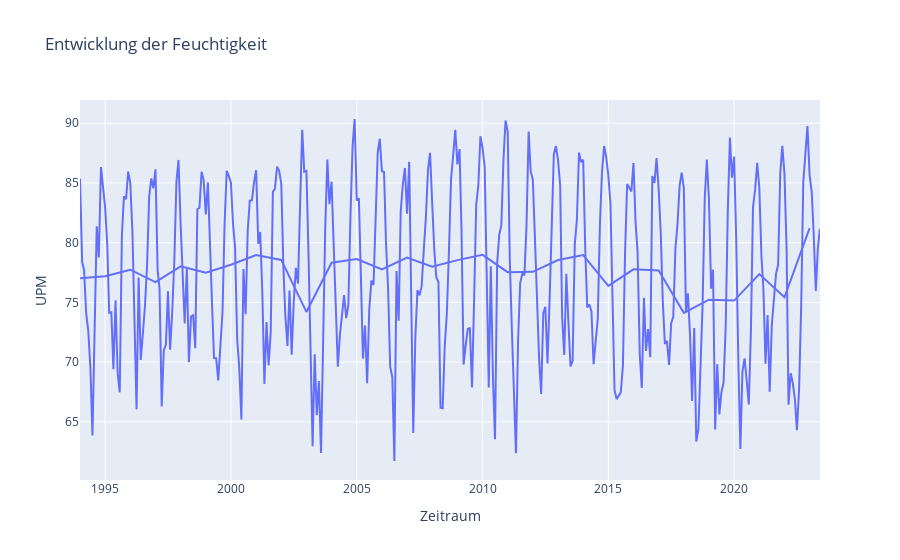

Notebook source saved alongside this figure:
### Code cell
avg_umsatz_pro_jahr = merged_df.groupby('Jahr')['UPM'].mean().reset_index()


fig = px.line(merged_df, x='Zeitraum', y="UPM",  
              labels={'value': 'Prozentuale Veränderung', 'variable': 'Variable'},
              title='Entwicklung der Feuchtigkeit')

fig.add_trace(px.line(avg_umsatz_pro_jahr, x='Jahr', y='UPM',
                      labels={'UPM': 'Durchschnittliche Feuchtigkeit pro Jahr', 'Jahr': 'Jahr'}).data[0],)


fig.show()

### Figure 1 — Plotly figure (JSON) as saved in the notebook; plotly's stock layout.template omitted (floating-point values rounded to 4 significant figures; data arrays with more than 128 entries replaced by an {"elided": "..."} marker saying what was removed)
{"data": [{"hovertemplate": "Zeitraum=%{x}<br>UPM=%{y}<extra></extra>", "legendgroup": "", "line": {"color": "#636efa", "dash": "solid"}, "marker": {"symbol": "circle"}, "mode": "lines", "name": "", "orientation": "v", "showlegend": false, "type": "scatter", "x": {"elided": "354 str values"}, "xaxis": "x", "y": {"elided": "354 float values"}, "yaxis": "y"}, {"hovertemplate": "Jahr=%{x}<br>Durchschnittliche Feuchtigkeit pro Jahr=%{y}<extra></extra>", "legendgroup": "", "line": {"color": "#636efa", "dash": "solid"}, "marker": {"symbol": "circle"}, "mode": "lines", "name": "", "orientation": "v", "showlegend": false, "type": "scatter", "x": [1994, 1995, 1996, 1997, 1998, 1999, 2000, 2001, 2002, 2003, 2004, 2005, 2006, 2007, 2008, 2009, 2010, 2011, 2012, 2013, 2014, 2015, 2016, 2017, 2018, 2019, 2020, 2021, 2022, 2023], "xaxis": "x", "y": [77.02, 77.19, 77.74, 76.69, 78.02, 77.49, 78.15, 78.97, 78.56, 74.2, 78.32, 78.62, 77.75, 78.75, 77.98, 78.54, 78.98, 77.53, 77.56, 78.55, 78.97, 76.39, 77.77, 77.68, 74.13, 75.23, 75.15, 77.37, 75.43, 81.23], "yaxis": "y"}], "layout": {"legend": {"tracegroupgap": 0}, "title": {"text": "Entwicklung der Feuchtigkeit"}, "xaxis": {"anchor": "y", "domain": [0, 1], "title": {"text": "Zeitraum"}}, "yaxis": {"anchor": "x", "domain": [0, 1], "title": {"text": "UPM"}}}}
